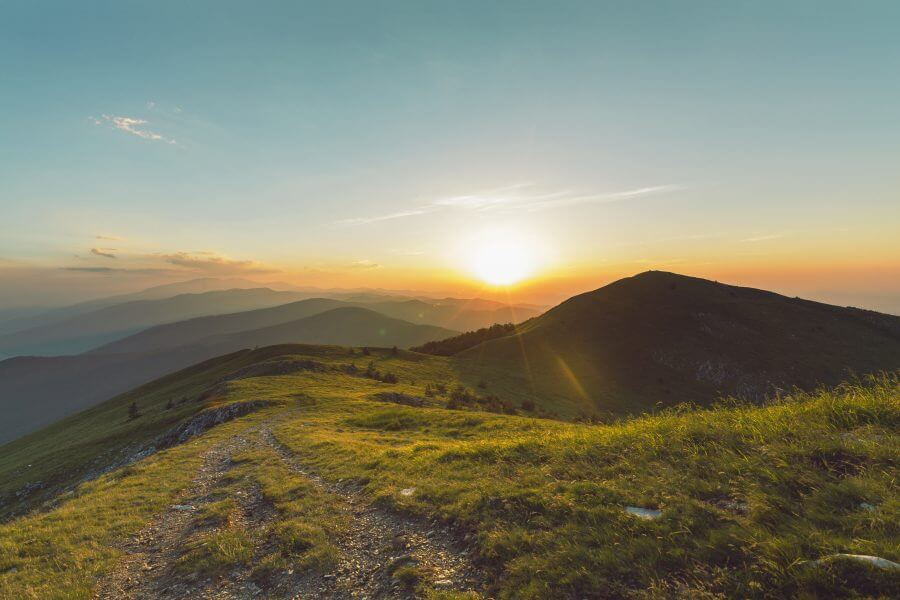
#> input picture data/green_hills.jpg, 900 x 600 px
$ python editing.py   (older library calls are emulated)
#> lines starting #> are read from the running program, lines starting #| are printed output that depends on the picture
from PIL import Image, ImageDraw, ImageFont

infile = "../../data/green_hills.jpg"

# use the ImageDraw routines to modify an image
with Image.open(infile) as img:
    # create a drawing context from the image
#> img is the input picture: PIL image 900x600 RGB; mean R, G, B 126.8, 126.6, 106.9
    draw = ImageDraw.Draw(img)

    # draw two lines on the image
    draw.line((0, 0) + img.size, width=40, fill=128)
    draw.line((0, img.height, img.width, 0), width=40, fill=128)
    img.show()
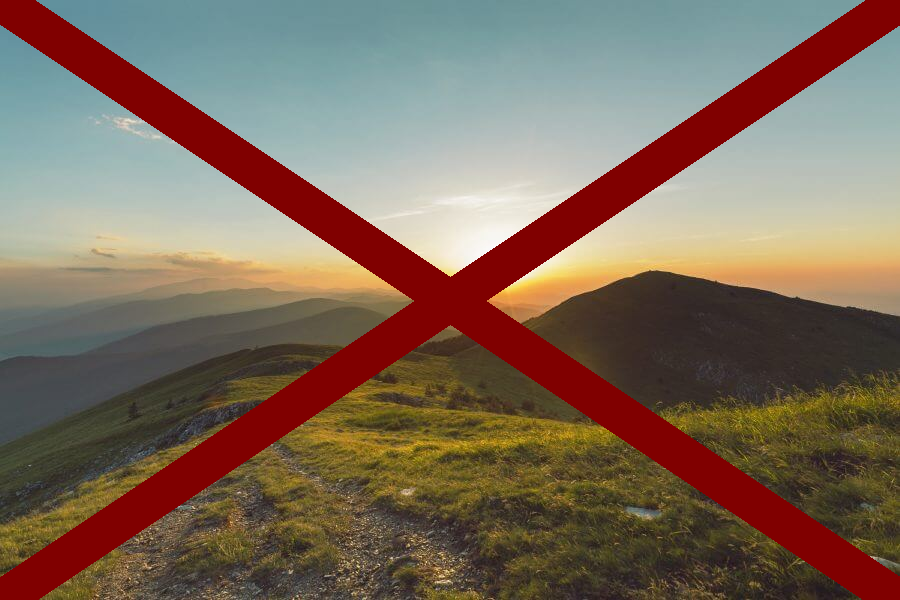
#> shown: PIL image 900x600 RGB; mean R, G, B 125.4, 105.8, 90

# use the ImageDraw routines to modify an image
with Image.open(infile) as img:
    # create a drawing context from the image
    draw = ImageDraw.Draw(img)

    # define some drawing parameters - text and font to use
    textstr = "This is some sample text"
    # On Mac, use "Arial.ttf" - capitalize the A
    txtfont = ImageFont.truetype("arial.ttf", size=48)

    # measure the text size so we can position the string
    # right along the bottom edge of the image
    txtsize = draw.textsize(textstr, font=txtfont)
#> txtsize = (598, 55)
    print(txtsize)
#| (598, 55)
    # The textsize function returns a tuple:
    # [0] is the length, [1] is the height of the text
    location = (img.width - txtsize[0] - 20, img.height - txtsize[1] - 10)
#> location = (282, 535)

    # draw and show the text
    draw.text(location, textstr, (255, 255, 255), font=txtfont)
    img.show()
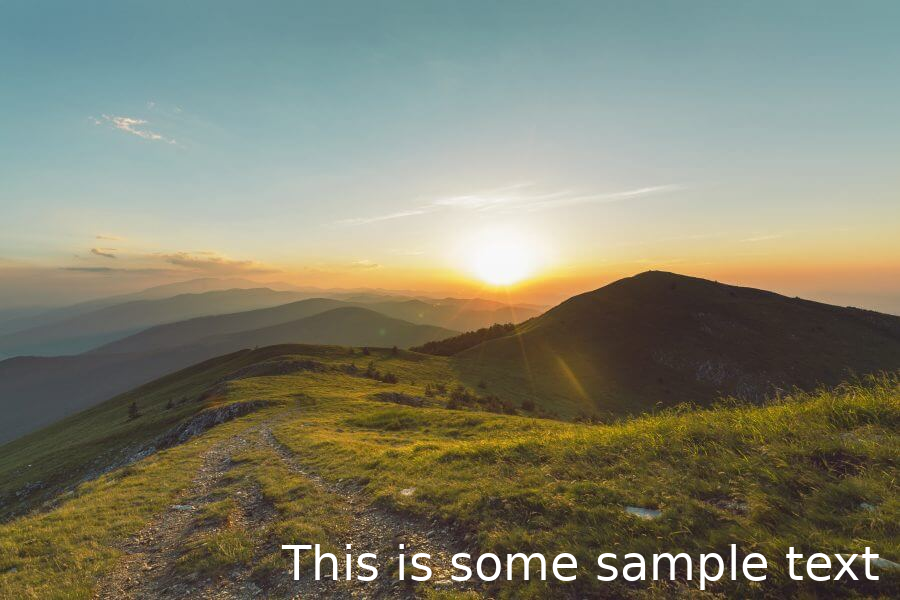
#> shown: PIL image 900x600 RGB; mean R, G, B 128.7, 128.6, 109.1

$ run again, with data/berlin.jpg copied over data/green_hills.jpg
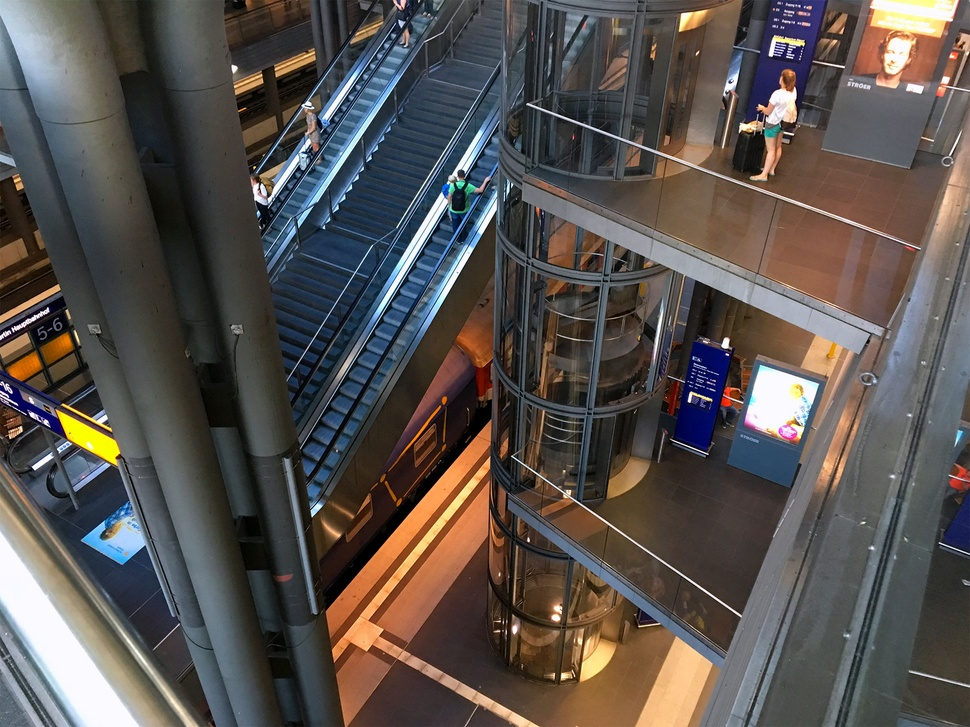
#> input picture data/berlin.jpg, 970 x 727 px, shrunk from 1830 x 1371 before the run
#> img is the input picture: PIL image 970x727 RGB; mean R, G, B 88.5, 82.3, 78.9
#> `img.show()`:
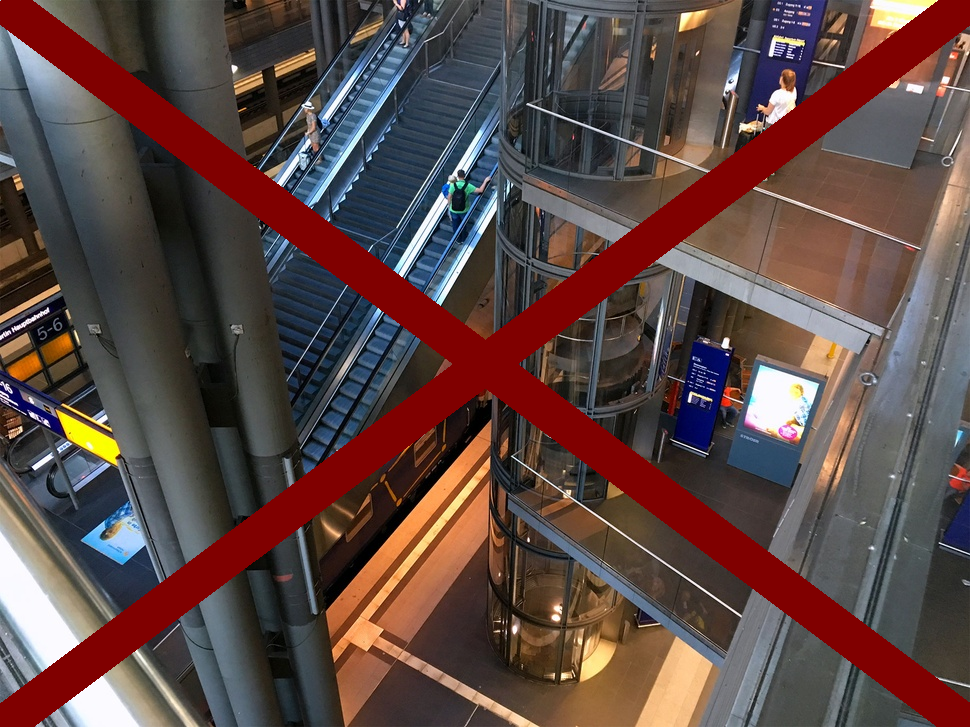
#> shown: PIL image 970x727 RGB; mean R, G, B 93.7, 71.4, 68.3
#> txtsize = (598, 55)
#| (598, 55)
#> location = (352, 662)
#> `img.show()`:
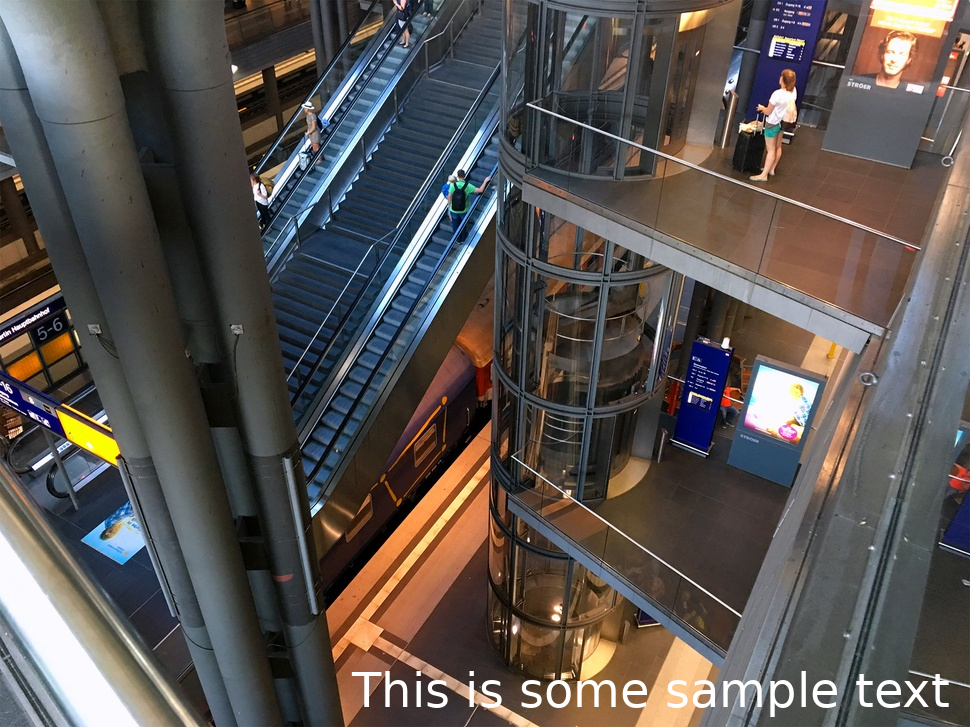
#> shown: PIL image 970x727 RGB; mean R, G, B 89.6, 83.6, 80.3

$ run again, with data/bonsai.jpg copied over data/green_hills.jpg
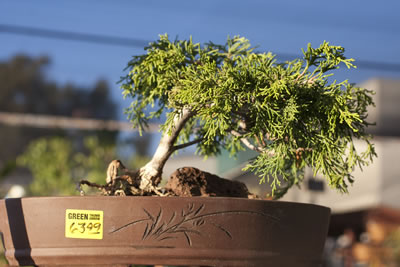
#> input picture data/bonsai.jpg, 400 x 267 px
#> img is the input picture: PIL image 400x267 RGB; mean R, G, B 114, 111.7, 100.9
#> `img.show()`:
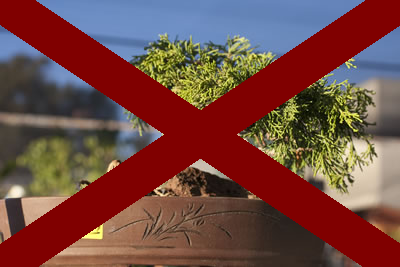
#> shown: PIL image 400x267 RGB; mean R, G, B 115.7, 71.4, 64.9
#> txtsize = (598, 55)
#| (598, 55)
#> location = (-218, 202)
#> `img.show()`:
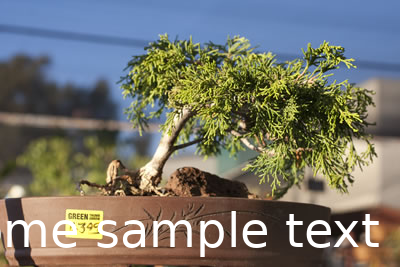
#> shown: PIL image 400x267 RGB; mean R, G, B 118.7, 117.4, 107.3

$ run again, with data/hotel_phillips.jpg copied over data/green_hills.jpg
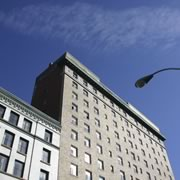
#> input picture data/hotel_phillips.jpg, 180 x 180 px
#> img is the input picture: PIL image 180x180 RGB; mean R, G, B 114, 124.1, 151.7
#> `img.show()`:
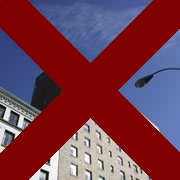
#> shown: PIL image 180x180 RGB; mean R, G, B 118.5, 57.9, 73.7
#> txtsize = (598, 55)
#| (598, 55)
#> location = (-438, 115)
#> `img.show()`:
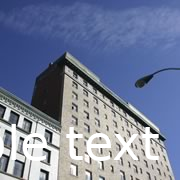
#> shown: PIL image 180x180 RGB; mean R, G, B 117.8, 127.9, 155.7
